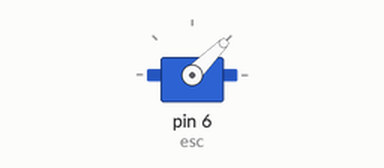
The sketch below on a simulated Arduino Uno, built with avr-gcc and run on an emulated ATmega328P. Parts: servo.

Above: at 2.05 s.
Timing chart, 0 to 8.9 s (numbered marks = the images above):
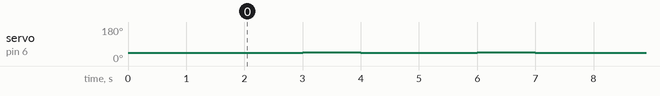

The sketch:

Motortest.ino
```cpp
#include <Servo.h>

Servo esc;  // Create a Servo object for the ESC

void setup() {
  esc.attach(6);  // Attach the ESC to Pin 6
  esc.writeMicroseconds(1000);  // Set throttle to minimum (1000 µs)
  delay(2000);  // Wait 2 seconds for ESC to initialize
}

void throttle(float i) //Throttle speed 0 to 1
{
    esc.writeMicroseconds(1000 + 100*i);  // Set throttle to 10%
}

void loop() {
  throttle(.1);
  delay(1000);  // Hold for 1 second

  throttle(.2);
  delay(1000);  // Hold for 1 second

  esc.writeMicroseconds(1000);  // Stop the motor
  delay(1000);
}
```

Measured:
- by itself, servo on pin 6 (esc): repeats every 3.0 s: 46° 1.0 s, 44° 1.0 s, 45° 1.0 s
